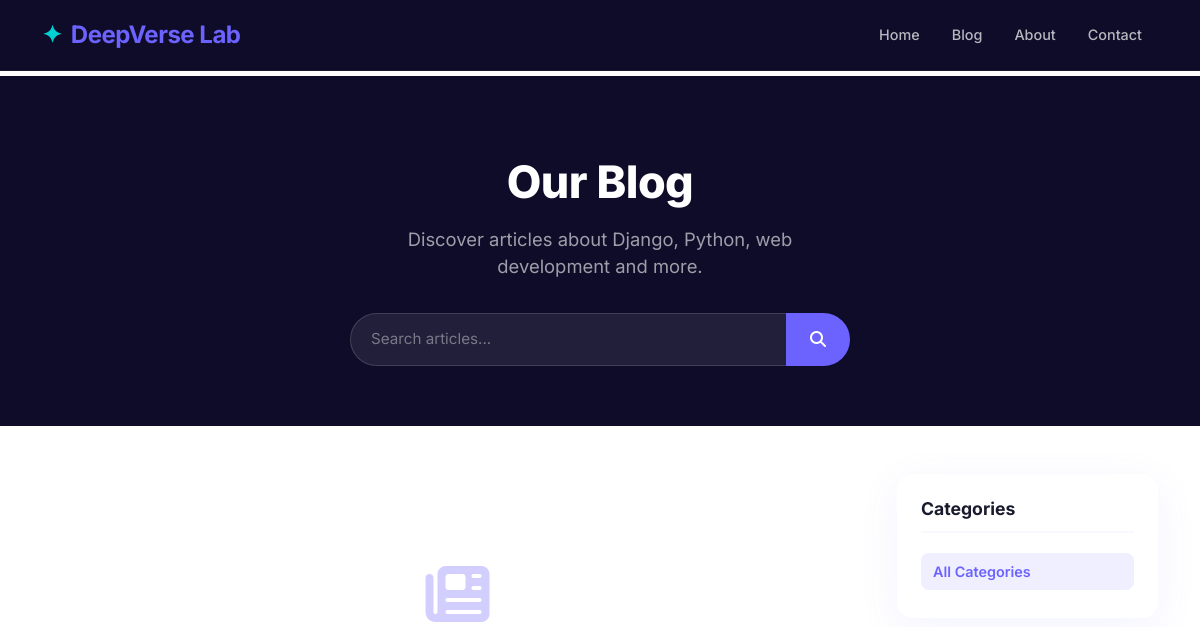
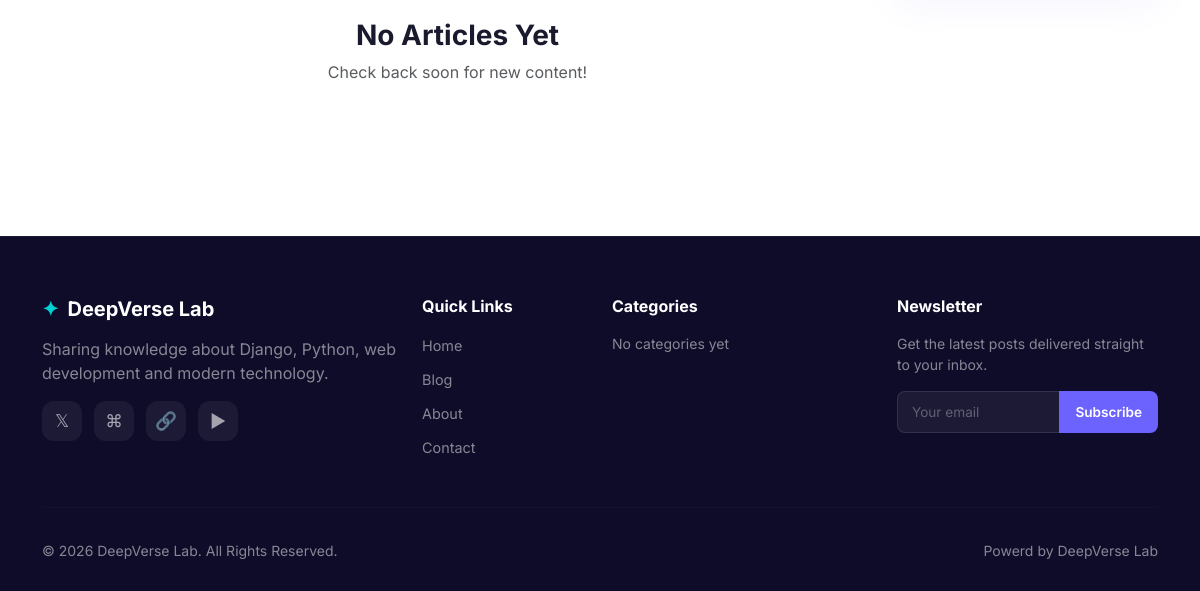
Page /blog/ on the earlier database version (2 pictures, top to bottom).
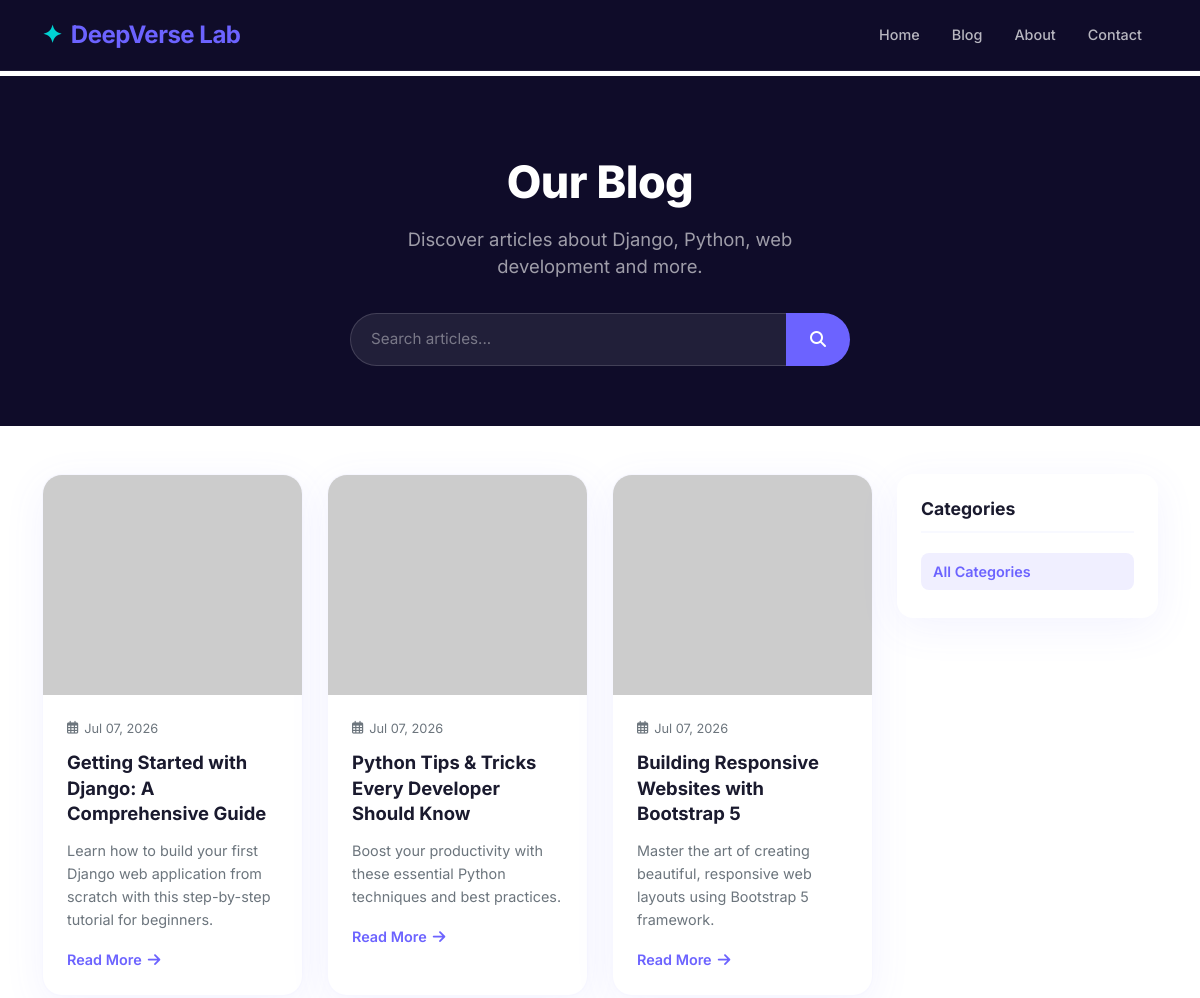
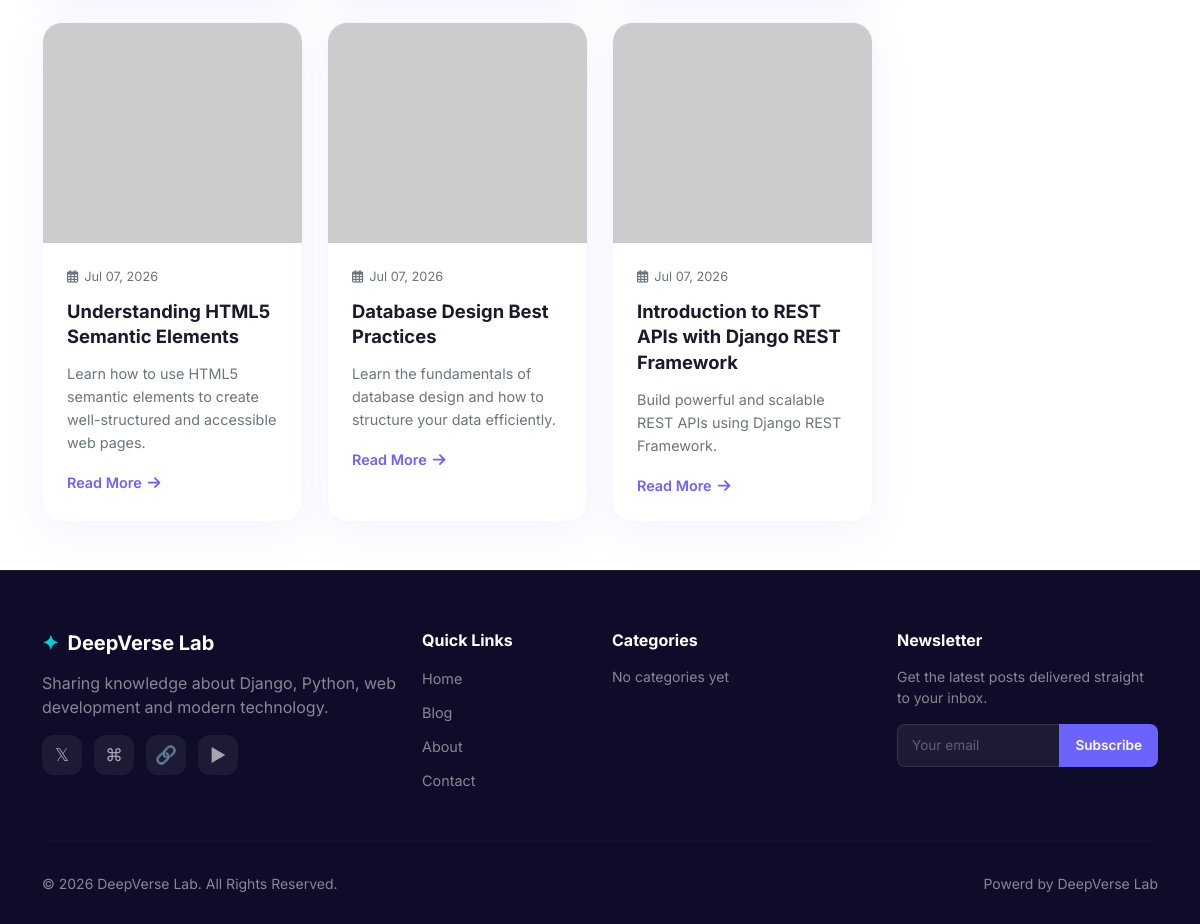
Same page on the later database version (2 pictures, top to bottom).
### blog/models.py (models this page shows, shortened)
class Blog(models.Model):
    title = models.CharField(max_length=255)
    short_description = models.CharField(max_length=255)
    slug = models.SlugField(unique=True, blank=False, null=False)
    content = RichTextField()
    image = models.ImageField(upload_to="blog/", null=True, blank=True)
    category = models.ForeignKey(Category, on_delete=models.SET_NULL, null=True, blank=True, related_name='blogs')
    status = models.CharField(choices={
        'Published': 'Published',
        'Unpublished': 'Unpublished'
    })
    created_at = models.DateField(auto_now=True)
    updated_at = models.DateField(auto_now=True)
    class Meta:
        db_table = 'blogs'
        verbose_name = 'Blog'
        verbose_name_plural = "Blogs"

### blog/views.py (the view)
# urls.py: path('blog/', views.blog_list, name='blog_list'),
def blog_list(request):
    posts = Blog.objects.filter(status='Published').order_by('-created_at')
    categories = Category.objects.all()
    selected_category = request.GET.get('category')
    if selected_category:
        posts = posts.filter(category__slug=selected_category)
    context = {
        'title': 'Blog',
        'posts': posts,
        'categories': categories,
        'selected_category': selected_category,
    }
    return render(request, 'blog/blog_list.html', context=context)

### blog/context_processors.py (called while the page is built)
def categories(request):
    return {
        'categories': Category.objects.all()
    }

### blog/templates/blog/blog_list.html (shortened to what this page needs)
{% extends "layout/base.html" %}
{% block content %}
<section class="page-hero">
    <div class="container text-center">
        <h1 class="page-hero-title">Our Blog</h1>
        <p class="page-hero-subtitle">Discover articles about Django, Python, web development and more.</p>
        <form class="hero-search mx-auto" action="{% url 'blog:search' %}" method="GET">
            <div class="input-group">
                <input type="text" name="q" class="form-control" placeholder="Search articles..." required>
                <button class="btn btn-search" type="submit"><i class="fas fa-search"></i></button>
            </div>
        </form>
    </div>
</section>
<section class="blog-section py-5">
    <div class="container">
        <div class="row">
            <div class="col-lg-9">
                {% if posts %}
                <div class="row g-4">
                    {% for post in posts %}
                    <div class="col-lg-4 col-md-6">
                        <article class="blog-card">
                            <div class="blog-card-image">
                            </div>
                            <div class="blog-card-body">
                                <div class="blog-card-meta d-flex justify-content-between align-items-center">
                                    <span class="blog-date"><i class="far fa-calendar-alt"></i> {{ post.created_at|date:"M d, Y" }}</span>
                                </div>
                                <h3 class="blog-card-title">
                                    <a href="{% url 'blog:blog_detail' post.slug %}">{{ post.title }}</a>
                                </h3>
                                <p class="blog-card-text">{{ post.short_description|truncatewords:20 }}</p>
                                <a href="{% url 'blog:blog_detail' post.slug %}" class="blog-card-link">
                                    Read More <i class="fas fa-arrow-right"></i>
                                </a>
                            </div>
                        </article>
                    </div>
                    {% endfor %}
                </div>
                {% else %}
                <div class="text-center py-5">
                    <div class="empty-state">
                        <i class="fas fa-newspaper empty-icon"></i>
                        <h3>No Articles Yet</h3>
                        <p class="text-muted">Check back soon for new content!</p>
                    </div>
                </div>
                {% endif %}
            </div>
            <div class="col-lg-3">
                <aside class="blog-sidebar">
                    <div class="sidebar-widget">
                        <h5 class="sidebar-title">Categories</h5>
                        <ul class="category-list">
                            <li>
                                <a href="{% url 'blog:blog_list' %}" class="category-link {% if not selected_category %}active{% endif %}">
                                    All Categories
                                </a>
                            </li>
                        </ul>
                    </div>
                </aside>
            </div>
        </div>
    </div>
</section>
{% endblock %}

### templates/layout/base.html (shortened to what this page needs)
<!DOCTYPE html>
<html lang="en">
<head>
    {% include "layout/bundle/__style.html" %}
</head>
<body>
    {% include "layout/partials/__header.html" %}
    <main>
        {% block content %}
        {% endblock %}
    </main>
    {% include "layout/partials/__footer.html" %}
</body>
</html>

### templates/layout/bundle/__style.html (shortened to what this page needs)
{% load static %}
<link href="https://cdn.jsdelivr.net/npm/bootstrap@5.3.8/dist/css/bootstrap.min.css"
      rel="stylesheet"
>
<link rel="stylesheet" href="https://cdnjs.cloudflare.com/ajax/libs/font-awesome/6.5.0/css/all.min.css">
<link rel="stylesheet" href="{% static 'css/style.css' %}">

### templates/layout/partials/__header.html (shortened to what this page needs)
<header>
    <nav class="navbar navbar-expand-lg navbar-dark fixed-top">
        <div class="container">
            <a class="navbar-brand fw-bold" href="/">
                <span class="brand-icon">✦</span> DeepVerse Lab
            </a>
            <div class="collapse navbar-collapse" id="navbarNav">
                <ul class="navbar-nav ms-auto align-items-lg-center">
                    <li class="nav-item">
                        <a class="nav-link" href="/">Home</a>
                    </li>
                    <li class="nav-item dropdown">
                        <a class="nav-link dropdown-toggle" href="{% url 'blog:blog_list' %}" role="button" data-bs-toggle="dropdown">
                            Blog
                        </a>
                    </li>
                    <li class="nav-item">
                        <a class="nav-link" href="/about/">About</a>
                    </li>
                    <li class="nav-item">
                        <a class="nav-link" href="{% url 'business:contact_us' %}">Contact</a>
                    </li>
                </ul>
            </div>
        </div>
    </nav>
</header>

### templates/layout/partials/__footer.html (shortened to what this page needs)
<footer class="footer-section">
    <div class="container">
        <div class="row g-4">
            <div class="col-lg-4">
                <h5 class="fw-bold mb-3"><span class="brand-icon">✦</span> DeepVerse Lab</h5>
                <p class="text-white-50 mb-3">Sharing knowledge about Django, Python, web development and modern technology.</p>
                <div class="social-links">
                    <a href="#" class="social-link" aria-label="Twitter">𝕏</a>
                    <a href="#" class="social-link" aria-label="GitHub">⌘</a>
                    <a href="#" class="social-link" aria-label="LinkedIn">🔗</a>
                    <a href="#" class="social-link" aria-label="YouTube">▶</a>
                </div>
            </div>
            <div class="col-lg-2 col-md-4">
                <h6 class="fw-bold mb-3">Quick Links</h6>
                <ul class="footer-links">
                    <li><a href="/">Home</a></li>
                    <li><a href="{% url 'blog:blog_list' %}">Blog</a></li>
                    <li><a href="/about/">About</a></li>
                    <li><a href="{% url 'business:contact_us' %}">Contact</a></li>
                </ul>
            </div>
            <div class="col-lg-3 col-md-4">
                <h6 class="fw-bold mb-3">Categories</h6>
                <div class="tag-cloud">
                    {% for cat in categories %}
                    <a href="{% url 'blog:blog_by_category' cat.slug %}" class="tag-badge">{{ cat.name }}</a>
                    {% empty %}
                    <span class="text-white-50 small">No categories yet</span>
                    {% endfor %}
                </div>
            </div>
            <div class="col-lg-3 col-md-4">
                <h6 class="fw-bold mb-3">Newsletter</h6>
                <p class="text-white-50 small">Get the latest posts delivered straight to your inbox.</p>
                <form class="newsletter-form" method="POST">
                    <div class="input-group">
                        <input type="email" class="form-control" placeholder="Your email" required>
                        <button class="btn btn-subscribe" type="submit">Subscribe</button>
                    </div>
                </form>
            </div>
        </div>
        <hr class="footer-divider">
        <div class="row">
            <div class="col-md-6 text-center text-md-start">
                <p class="mb-0 text-white-50 small">&copy; 2026 DeepVerse Lab. All Rights Reserved.</p>
            </div>
            <div class="col-md-6 text-center text-md-end">
                <p class="mb-0 text-white-50 small">Powerd by DeepVerse Lab</p>
            </div>
        </div>
    </div>
</footer>

### templates/layout/bundle/__js.html (shortened to what this page needs)
{% load static %}

Differences in the rows shown:
added Blog: created_at "Jul 07, 2026", title "Getting Started with Django: A Comprehensive Guide", short_description "Learn how to build your first Django web application from scratch with this step-by-step tutorial for beginners."
added Blog: created_at "Jul 07, 2026", title "Python Tips & Tricks Every Developer Should Know", short_description "Boost your productivity with these essential Python techniques and best practices."
added Blog: created_at "Jul 07, 2026", title "Building Responsive Websites with Bootstrap 5", short_description "Master the art of creating beautiful, responsive web layouts using Bootstrap 5 framework."
added Blog: created_at "Jul 07, 2026", title "Understanding HTML5 Semantic Elements", short_description "Learn how to use HTML5 semantic elements to create well-structured and accessible web pages."
added Blog: created_at "Jul 07, 2026", title "Database Design Best Practices", short_description "Learn the fundamentals of database design and how to structure your data efficiently."
added Blog: created_at "Jul 07, 2026", title "Introduction to REST APIs with Django REST Framework", short_description "Build powerful and scalable REST APIs using Django REST Framework."
Other differences:
text no longer shown: "No Articles Yet Check back soon for new content!"
